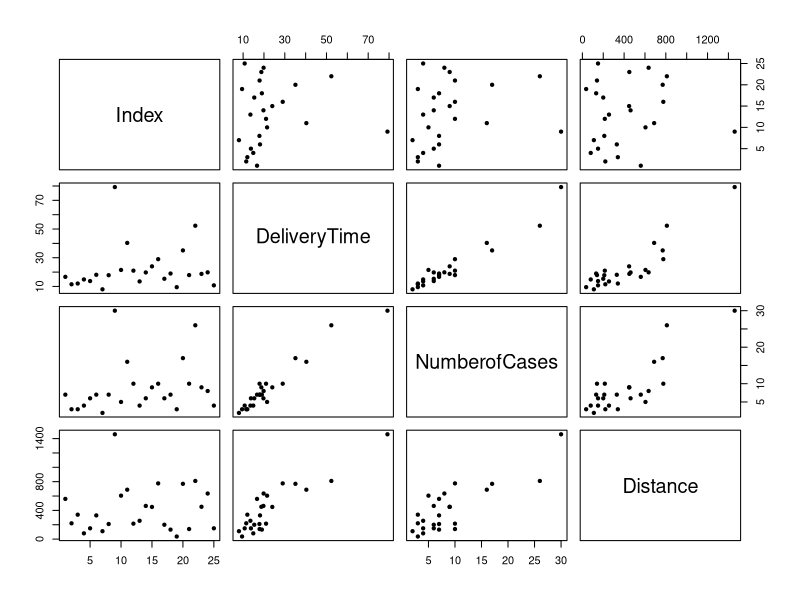
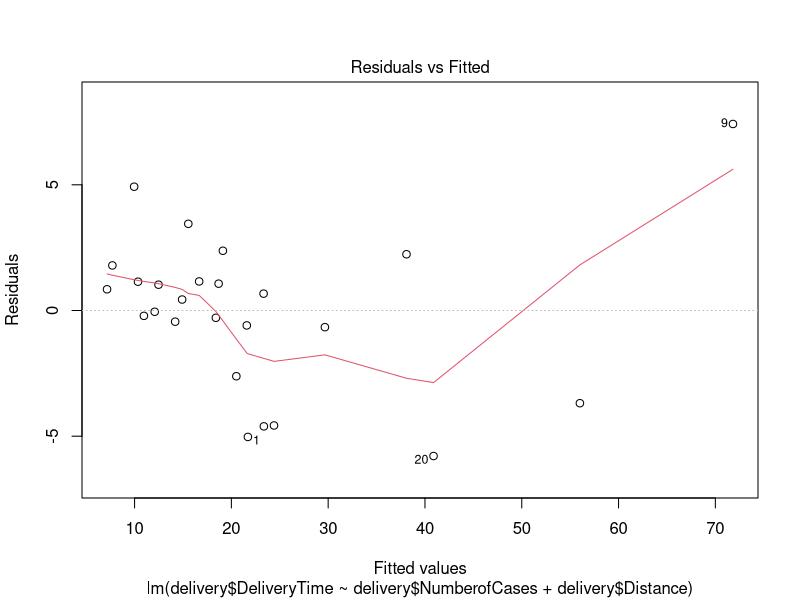
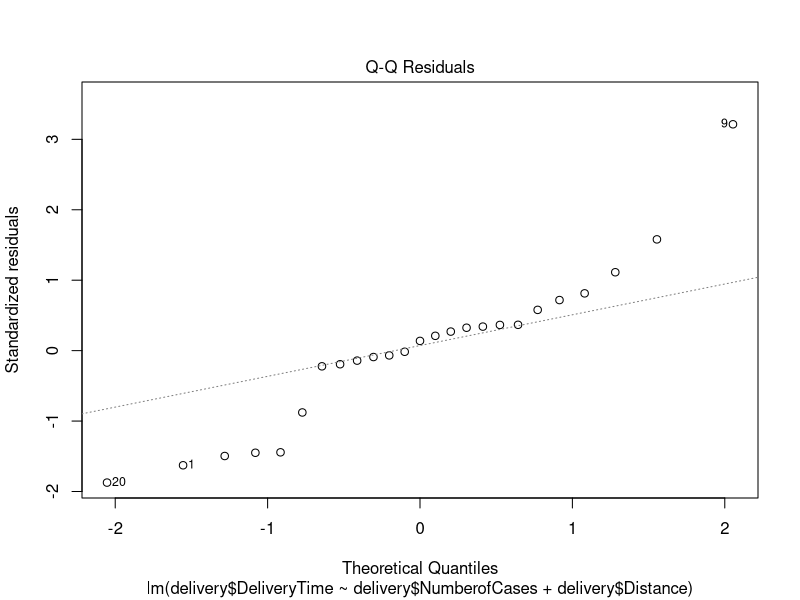
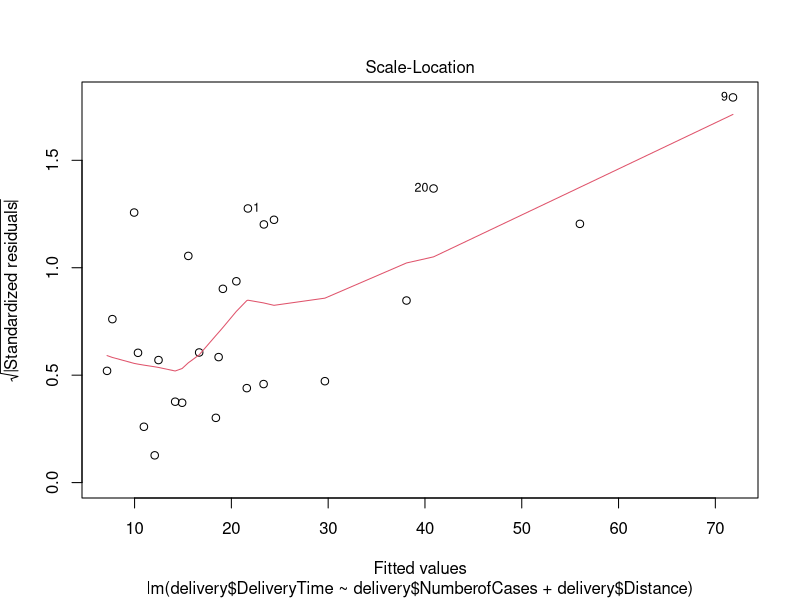
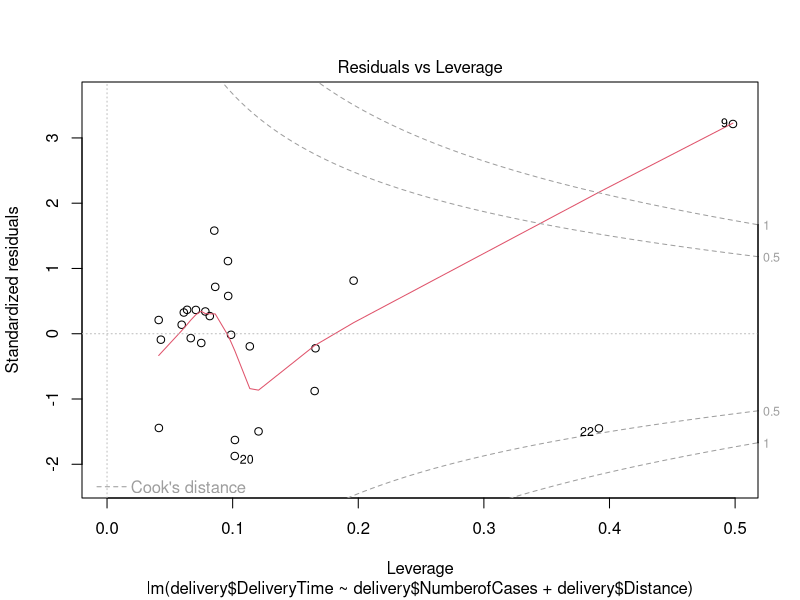

Generate these figures, in order, with R:
rm(list=ls())
delivery <- read.csv("eg3.1.delivery.csv",h=T)
names(delivery)
cor(delivery)
pairs(delivery,pch=20)
model1 <- lm(delivery$DeliveryTime ~ delivery$NumberofCases+delivery$Distance)
model2 <- lm(DeliveryTime ~ NumberofCases+ Distance, data=delivery)

influence.measures(model1)
cooks.distance(model1)
dfbetas(model1)
dffits(model1)
plot(model1)
influence.measures(model1)
